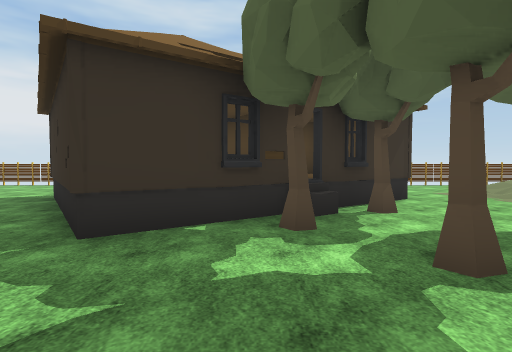
[1] (above)

24 first-person views from a walk through a scene from a Unity 3-D project. The camera is 1.5 m above the floor, tilts 2° down and sees 80° across. The floor is counted in squares, 2 m on a side. Each view is taken from the middle of a square. On the plan, view 1 faces up. The plan holds only what a view shows up to about 10 squares ahead; the rest is blank. The place goes on beyond the plan. The player is left out. Some surface patterns are stand-ins.

[2]
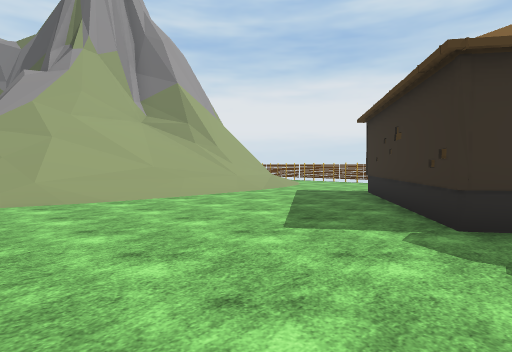

[3]
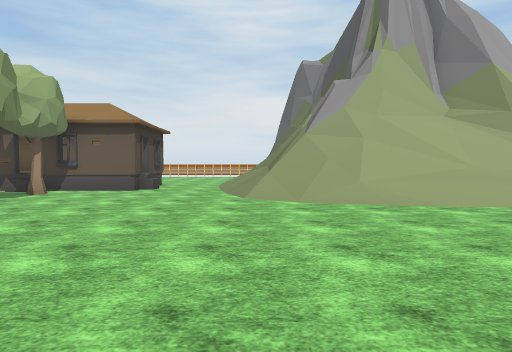

[4]
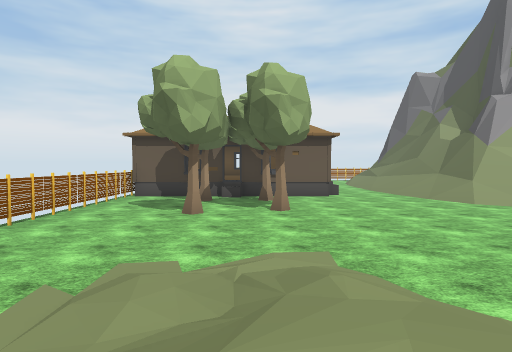

[5]
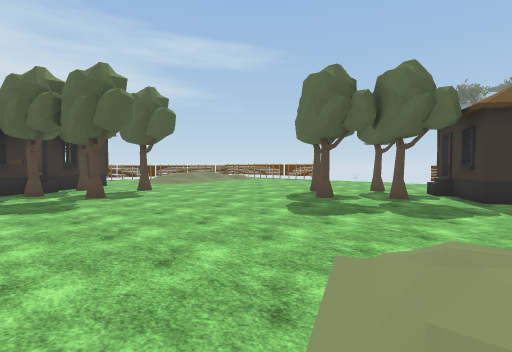

[6]
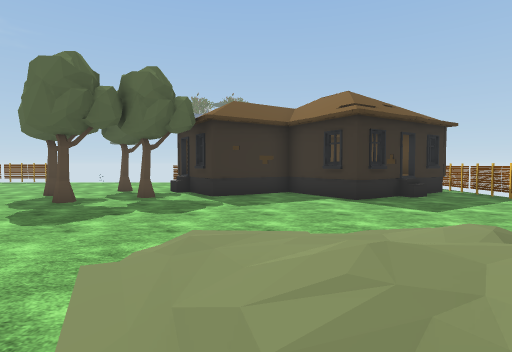

[7]
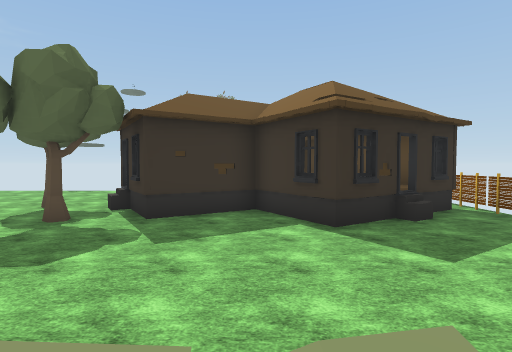

[8]
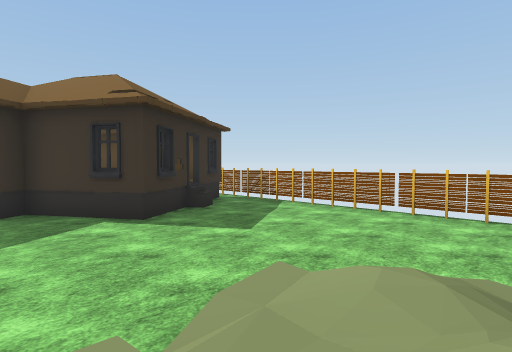

[9]
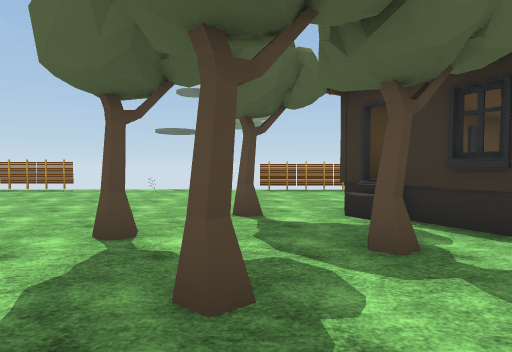

[10]
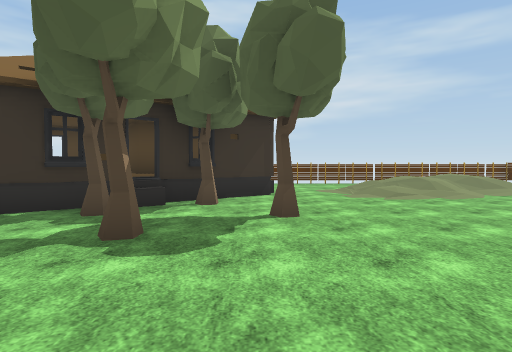

[11]
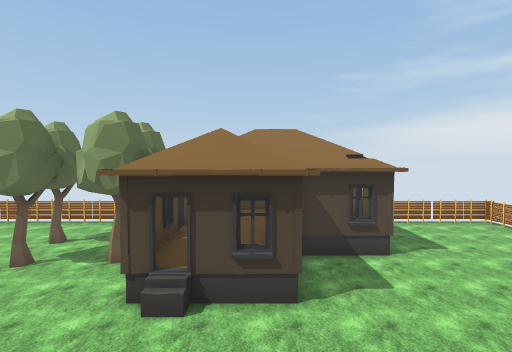

[12]
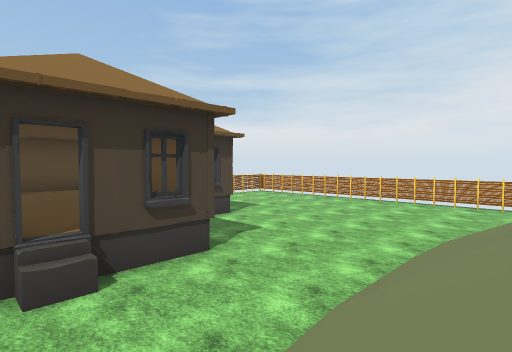

[13]
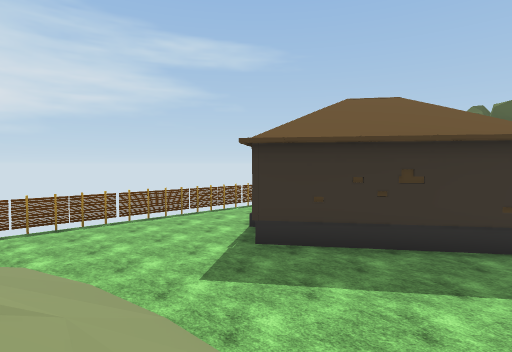

[14]
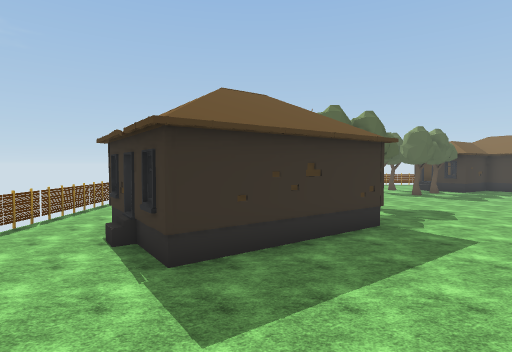

[15]
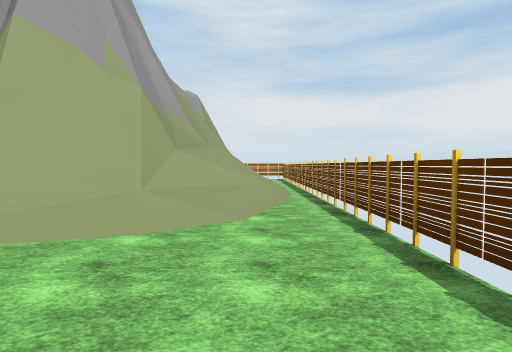

[16]
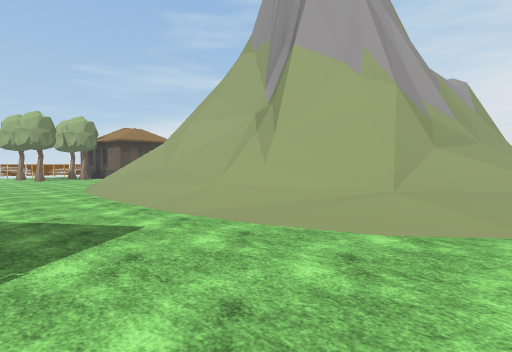

[17]
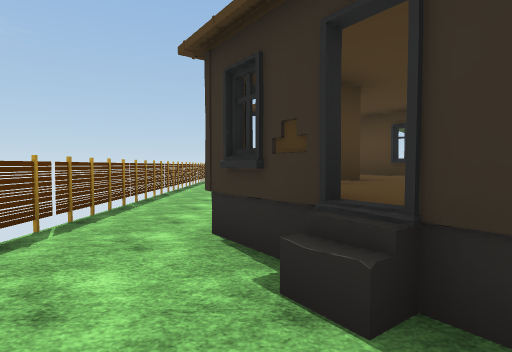

[18]
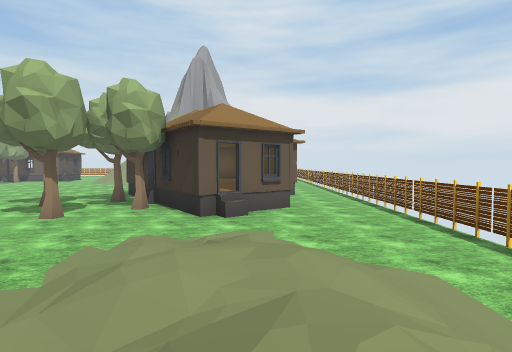

[19]
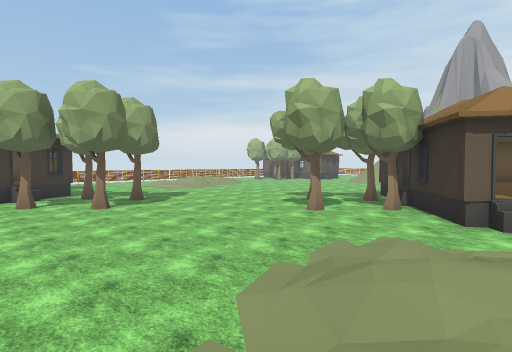

[20]
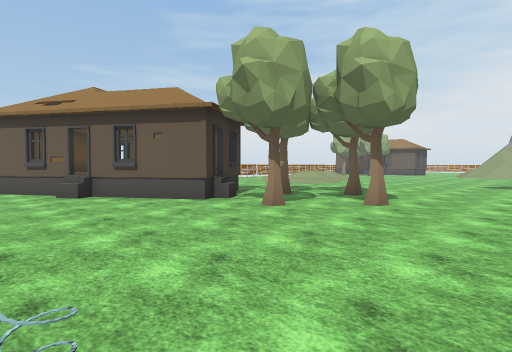

[21]
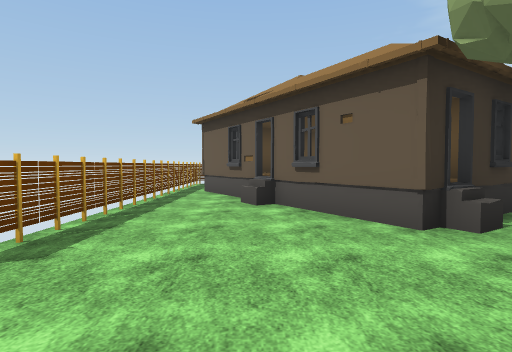

[22]
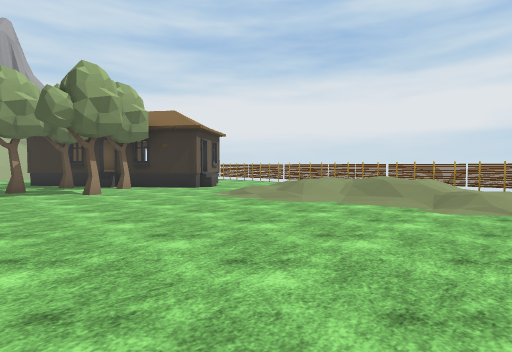

[23]
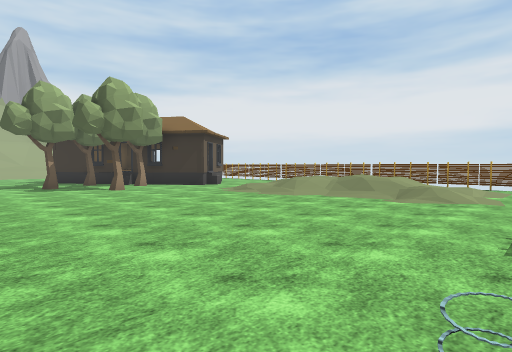

[24]
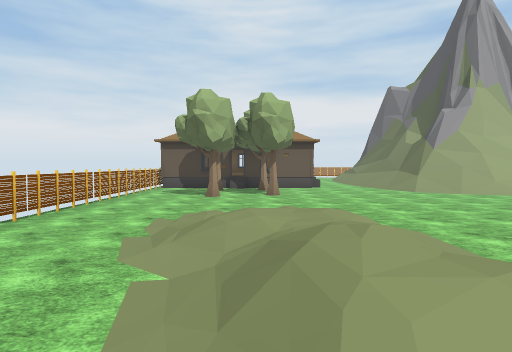

### Floor plan
Key: @ floor where view 1 was taken; # wall or solid block; . floor; / step, stairs or slope; = window, fence, low wall or low ledge; ^ raised ledge; H house; T tree; F fence; O other object.
Columns run from 21 left of view 1 to 13 right of it. Each row starts with its distance up from view 1.
 11      O/OFFFFFF.FFFOFFF.FFFFF.F FFF
 10        /////..................  /.
  9     /////////......H...H..../////.
  8     ^^^==^##//...HHHH.HH...//////.
  7        ^  ^#//..HHHHHHHHH..//////.
  6            ^//...HHHHHHH...//.....
  5           ^=//....HHHHHT..........F
  4          ^=///.....HHT..T.........F
  3          ^////.....H...............
  2           =///.........T...........
  1          #=///....................O
  0          ^=///.......@.............
 -1         /==///..............T......
 -2      ////////..............T..T....
 -3 F..////////........ ........T.....F
 -4 F............................HH...F
 -5 F.....................//....HHHH..F
 -6 O.......HHH......../////.....HHHH.F
 -7  .......HHH......///////.....HHHH.F
 -8   ...HHHHHHT.T...///////...HHHHHHHF
 -9  ....HHHHHH...T...///.......HHHHHHF
-10 .....HHHHHHT................HH HH
-11 .... H  HHH.......... .......HH
-12           FFFF.FFFF.   FFFFFFF.O

Positions as (right, up) in squares from view 1, and headings:
1: (0, 0), facing up
2: (-1, -1), facing up-left
3: (-2, -2), facing left
4: (-1, -8), facing left
5: (-1, -6), facing up-right
6: (-1, -6), facing right
7: (1, -7), facing right
8: (1, -6), facing down-right
9: (4, -2), facing right
10: (3, -1), facing up
11: (-13, -1), facing down
12: (-11, -2), facing down-left
13: (-9, 3), facing up-right
14: (-9, 6), facing right
15: (-5, 10), facing left
16: (-5, 10), facing down-left
17: (-5, 9), facing right
18: (10, 8), facing left
19: (10, 8), facing down-left
20: (13, 2), facing down-left
21: (11, 0), facing down
22: (12, 1), facing up-left
23: (13, 0), facing up-left
24: (2, -8), facing left
